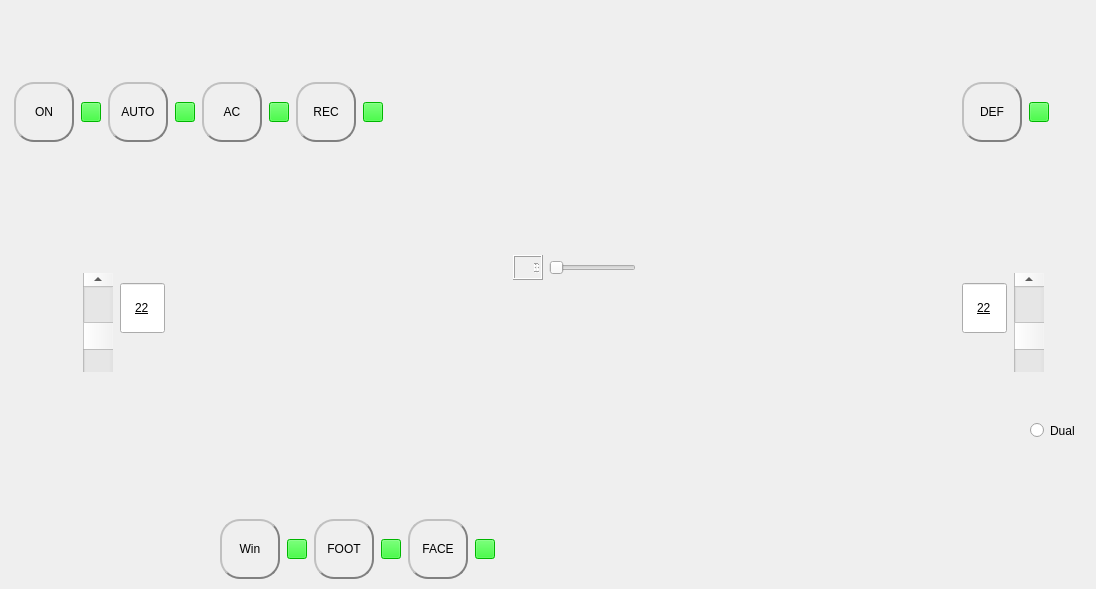
         <widget class="QWidget" name="tab_2">
          <attribute name="title">
           <string>AC Simulation</string>
          </attribute>
          <widget class="QRadioButton" name="radioButtonDual">
           <property name="geometry">
            <rect>
             <x>1030</x>
             <y>420</y>
             <width>57</width>
             <height>21</height>
            </rect>
           </property>
           <property name="styleSheet">
            <string notr="true">font: 9pt &quot;Arial&quot;;</string>
           </property>
           <property name="text">
            <string>Dual</string>
           </property>
          </widget>
          <widget class="QWidget" name="">
           <property name="geometry">
            <rect>
             <x>13</x>
             <y>81</y>
             <width>371</width>
             <height>62</height>
            </rect>
           </property>
           <layout class="QHBoxLayout" name="horizontalLayout">
            <item>
             <widget class="QPushButton" name="pushButtonON">
              <property name="minimumSize">
               <size>
                <width>60</width>
                <height>60</height>
               </size>
              </property>
              <property name="maximumSize">
               <size>
                <width>60</width>
                <height>60</height>
               </size>
              </property>
              <property name="styleSheet">
               <string notr="true">border-radius: 20px;  border: 2px groove gray;
font: 12pt &quot;Arial&quot;;
border-style: outset;</string>
              </property>
              <property name="text">
               <string>ON</string>
              </property>
             </widget>
            </item>
            <item>
             <widget class="QPushButton" name="displayON">
              <property name="maximumSize">
               <size>
                <width>20</width>
                <height>20</height>
               </size>
              </property>
              <property name="styleSheet">
               <string notr="true">background-color: rgb(0, 255, 0);</string>
              </property>
              <property name="text">
               <string/>
              </property>
             </widget>
            </item>
            <item>
             <widget class="QPushButton" name="pushButtonAUTO">
              <property name="minimumSize">
               <size>
                <width>60</width>
                <height>60</height>
               </size>
              </property>
              <property name="maximumSize">
               <size>
                <width>60</width>
                <height>60</height>
               </size>
              </property>
              <property name="styleSheet">
               <string notr="true">border-radius: 20px;  border: 2px groove gray;
font: 12pt &quot;Arial&quot;;
border-style: outset;</string>
              </property>
              <property name="text">
               <string>AUTO</string>
              </property>
             </widget>
            </item>
            <item>
             <widget class="QPushButton" name="displayAUTO">
              <property name="maximumSize">
               <size>
                <width>20</width>
                <height>20</height>
               </size>
              </property>
              <property name="styleSheet">
               <string notr="true">background-color: rgb(0, 255, 0);</string>
              </property>
              <property name="text">
               <string/>
              </property>
             </widget>
            </item>
            <item>
             <widget class="QPushButton" name="pushButtonAC">
              <property name="minimumSize">
               <size>
                <width>60</width>
                <height>60</height>
               </size>
              </property>
              <property name="maximumSize">
               <size>
                <width>60</width>
                <height>60</height>
               </size>
              </property>
              <property name="styleSheet">
               <string notr="true">border-radius: 20px;  border: 2px groove gray;
font: 12pt &quot;Arial&quot;;
border-style: outset;</string>
              </property>
              <property name="text">
               <string>AC</string>
              </property>
             </widget>
            </item>
            <item>
             <widget class="QPushButton" name="displayAC">
              <property name="maximumSize">
               <size>
                <width>20</width>
                <height>20</height>
               </size>
              </property>
              <property name="styleSheet">
               <string notr="true">background-color: rgb(0, 255, 0);</string>
              </property>
              <property name="text">
               <string/>
              </property>
             </widget>
            </item>
            <item>
             <widget class="QPushButton" name="pushButtonREC">
              <property name="minimumSize">
               <size>
                <width>60</width>
                <height>60</height>
               </size>
              </property>
              <property name="maximumSize">
               <size>
                <width>60</width>
                <height>60</height>
               </size>
              </property>
              <property name="styleSheet">
               <string notr="true">border-radius: 20px;  border: 2px groove gray;
font: 12pt &quot;Arial&quot;;
border-style: outset;</string>
              </property>
              <property name="text">
               <string>REC</string>
              </property>
             </widget>
            </item>
            <item>
             <widget class="QPushButton" name="dispalyREC">
              <property name="maximumSize">
               <size>
                <width>20</width>
                <height>20</height>
               </size>
              </property>
              <property name="styleSheet">
               <string notr="true">background-color: rgb(0, 255, 0);</string>
              </property>
              <property name="text">
               <string/>
              </property>
             </widget>
            </item>
           </layout>
          </widget>
          <widget class="QWidget" name="">
           <property name="geometry">
            <rect>
             <x>219</x>
             <y>518</y>
             <width>277</width>
             <height>62</height>
            </rect>
           </property>
           <layout class="QHBoxLayout" name="horizontalLayout_2">
            <item>
             <widget class="QPushButton" name="pushButtonWIN">
              <property name="minimumSize">
               <size>
                <width>60</width>
                <height>60</height>
               </size>
              </property>
              <property name="maximumSize">
               <size>
                <width>60</width>
                <height>60</height>
               </size>
              </property>
              <property name="styleSheet">
               <string notr="true">border-radius: 20px;  border: 2px groove gray;
font: 12pt &quot;Arial&quot;;
border-style: outset;</string>
              </property>
              <property name="text">
               <string>Win</string>
              </property>
             </widget>
            </item>
            <item>
             <widget class="QPushButton" name="displayWIN">
              <property name="maximumSize">
               <size>
                <width>20</width>
                <height>20</height>
               </size>
              </property>
              <property name="styleSheet">
               <string notr="true">background-color: rgb(0, 255, 0);</string>
              </property>
              <property name="text">
               <string/>
              </property>
             </widget>
            </item>
            <item>
             <widget class="QPushButton" name="pushButtonFOOT">
              <property name="minimumSize">
               <size>
                <width>60</width>
                <height>60</height>
               </size>
              </property>
              <property name="maximumSize">
               <size>
                <width>60</width>
                <height>60</height>
               </size>
              </property>
              <property name="styleSheet">
               <string notr="true">border-radius: 20px;  border: 2px groove gray;
font: 12pt &quot;Arial&quot;;
border-style: outset;</string>
              </property>
              <property name="text">
               <string>FOOT</string>
              </property>
             </widget>
            </item>
            <item>
             <widget class="QPushButton" name="displayFOOT">
              <property name="maximumSize">
               <size>
                <width>20</width>
                <height>20</height>
               </size>
              </property>
              <property name="styleSheet">
               <string notr="true">background-color: rgb(0, 255, 0);</string>
              </property>
              <property name="text">
               <string/>
              </property>
             </widget>
            </item>
            <item>
             <widget class="QPushButton" name="pushButtonFACE">
              <property name="minimumSize">
               <size>
                <width>60</width>
                <height>60</height>
               </size>
              </property>
              <property name="maximumSize">
               <size>
                <width>60</width>
                <height>60</height>
               </size>
              </property>
              <property name="styleSheet">
               <string notr="true">border-radius: 20px;  border: 2px groove gray;
font: 12pt &quot;Arial&quot;;
border-style: outset;</string>
              </property>
              <property name="text">
               <string>FACE</string>
              </property>
             </widget>
            </item>
            <item>
             <widget class="QPushButton" name="displayFACE">
              <property name="maximumSize">
               <size>
                <width>20</width>
                <height>20</height>
               </size>
              </property>
              <property name="styleSheet">
               <string notr="true">background-color: rgb(0, 255, 0);</string>
              </property>
              <property name="text">
               <string/>
              </property>
             </widget>
            </item>
           </layout>
          </widget>
          <widget class="QWidget" name="">
           <property name="geometry">
            <rect>
             <x>961</x>
             <y>81</y>
             <width>89</width>
             <height>62</height>
            </rect>
           </property>
           <layout class="QHBoxLayout" name="horizontalLayout_3">
            <item>
             <widget class="QPushButton" name="pushButtonDEF">
              <property name="minimumSize">
               <size>
                <width>60</width>
                <height>60</height>
               </size>
              </property>
              <property name="maximumSize">
               <size>
                <width>60</width>
                <height>60</height>
               </size>
              </property>
              <property name="styleSheet">
               <string notr="true">border-radius: 20px;  border: 2px groove gray;
font: 12pt &quot;Arial&quot;;
border-style: outset;</string>
              </property>
              <property name="text">
               <string>DEF</string>
              </property>
             </widget>
            </item>
            <item>
             <widget class="QPushButton" name="displayDEF">
              <property name="maximumSize">
               <size>
                <width>20</width>
                <height>20</height>
               </size>
              </property>
              <property name="styleSheet">
               <string notr="true">background-color: rgb(0, 255, 0);</string>
              </property>
              <property name="text">
               <string/>
              </property>
             </widget>
            </item>
           </layout>
          </widget>
          <widget class="QWidget" name="">
           <property name="geometry">
            <rect>
             <x>961</x>
             <y>245</y>
             <width>84</width>
             <height>127</height>
            </rect>
           </property>
           <layout class="QHBoxLayout" name="horizontalLayout_4">
            <item>
             <widget class="QLineEdit" name="lineEditTempR">
              <property name="maximumSize">
               <size>
                <width>45</width>
                <height>50</height>
               </size>
              </property>
              <property name="styleSheet">
               <string notr="true">font: 20pt &quot;华文彩云&quot;;
text-decoration: underline;</string>
              </property>
              <property name="text">
               <string>22</string>
              </property>
              <property name="alignment">
               <set>Qt::AlignCenter</set>
              </property>
             </widget>
            </item>
            <item>
             <widget class="QScrollBar" name="scrollBarRightTemp">
              <property name="minimumSize">
               <size>
                <width>30</width>
                <height>125</height>
               </size>
              </property>
              <property name="maximumSize">
               <size>
                <width>16777215</width>
                <height>70</height>
               </size>
              </property>
              <property name="toolTip">
               <string>This is a tool tip</string>
              </property>
              <property name="statusTip">
               <string>This is a status tip</string>
              </property>
              <property name="whatsThis">
               <string>This is &quot;what is this&quot;</string>
              </property>
              <property name="value">
               <number>50</number>
              </property>
              <property name="orientation">
               <enum>Qt::Vertical</enum>
              </property>
             </widget>
            </item>
           </layout>
          </widget>
          <widget class="QWidget" name="">
           <property name="geometry">
            <rect>
             <x>513</x>
             <y>255</y>
             <width>123</width>
             <height>25</height>
            </rect>
           </property>
           <layout class="QHBoxLayout" name="horizontalLayout_5">
            <item>
             <widget class="QLCDNumber" name="displayBlwrLvl">
              <property name="maximumSize">
               <size>
                <width>30</width>
                <height>50</height>
               </size>
              </property>
             </widget>
            </item>
            <item>
             <widget class="QSlider" name="horizontalSliderBlwrLvl">
              <property name="minimumSize">
               <size>
                <width>0</width>
                <height>0</height>
               </size>
              </property>
              <property name="maximumSize">
               <size>
                <width>400</width>
                <height>16777215</height>
               </size>
              </property>
              <property name="toolTip">
               <string>This is a tool tip</string>
              </property>
              <property name="statusTip">
               <string>This is a status tip</string>
              </property>
              <property name="whatsThis">
               <string>This is &quot;what is this&quot;</string>
              </property>
              <property name="minimum">
               <number>1</number>
              </property>
              <property name="maximum">
               <number>7</number>
              </property>
              <property name="value">
               <number>1</number>
              </property>
              <property name="orientation">
               <enum>Qt::Horizontal</enum>
              </property>
             </widget>
            </item>
           </layout>
          </widget>
          <widget class="QWidget" name="">
           <property name="geometry">
            <rect>
             <x>82</x>
             <y>245</y>
             <width>84</width>
             <height>127</height>
            </rect>
           </property>
           <layout class="QHBoxLayout" name="horizontalLayout_6">
            <item>
             <widget class="QScrollBar" name="scrollBarLeftTemp">
              <property name="minimumSize">
               <size>
                <width>30</width>
                <height>125</height>
               </size>
              </property>
              <property name="maximumSize">
               <size>
                <width>16777215</width>
                <height>70</height>
               </size>
              </property>
              <property name="toolTip">
               <string>This is a tool tip</string>
              </property>
              <property name="statusTip">
               <string>This is a status tip</string>
              </property>
              <property name="whatsThis">
               <string>This is &quot;what is this&quot;</string>
              </property>
              <property name="value">
               <number>50</number>
              </property>
              <property name="orientation">
               <enum>Qt::Vertical</enum>
              </property>
             </widget>
            </item>
            <item>
             <widget class="QLineEdit" name="lineEditTempL">
              <property name="maximumSize">
               <size>
                <width>45</width>
                <height>50</height>
               </size>
              </property>
              <property name="styleSheet">
               <string notr="true">font: 20pt &quot;华文彩云&quot;;
text-decoration: underline;</string>
              </property>
              <property name="text">
               <string>22</string>
              </property>
              <property name="alignment">
               <set>Qt::AlignCenter</set>
              </property>
             </widget>
            </item>
           </layout>
          </widget>
         </widget>
